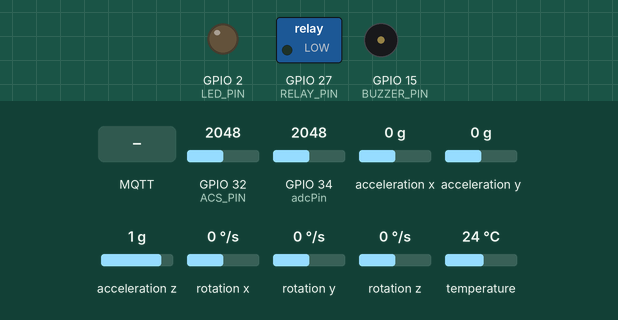
Bench run of a program on a simulated ESP32. Parts: switched loads named in the program (green lamp = pin HIGH), output pins drawn as LEDs (lit = HIGH), buzzer (waves = sounding, pin HIGH). Inputs (shaded band) come from the test bench; at power-on: GPIO 32 (ACS_PIN) = 2048, GPIO 34 (adcPin) = 2048, acceleration x 0 g, acceleration y 0 g, acceleration z 1 g, rotation x 0 °/s, rotation y 0 °/s, rotation z 0 °/s, temperature 24 °C (analog values on the 0–4095 scale). WiFi joins after 1.5 s; servers stay silent unless stated; no MQTT or app messages arrive unless stated; what the program prints to the serial monitor is not drawn.

Above: at 2.7 s.
2.8 s: MQTT message "OFF" arrives on the first subscribed topic
At 4.0 s:
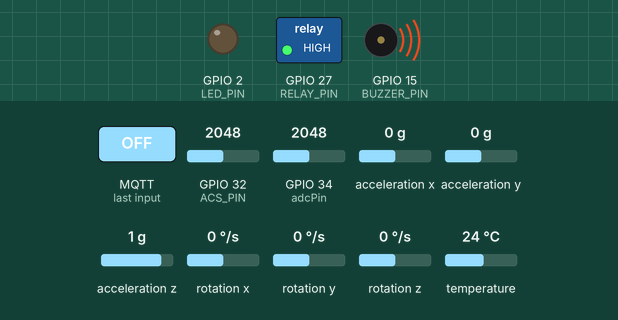
4.3 s: MQTT message "ON" arrives on the third subscribed topic
At 7.1 s:
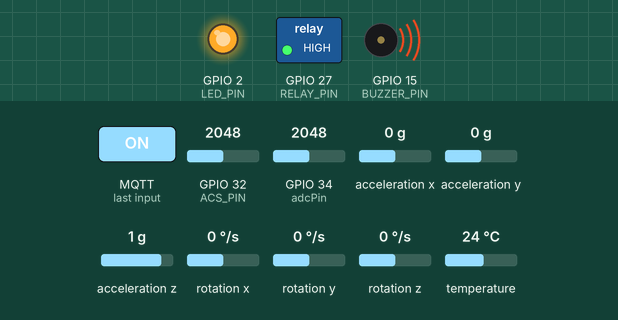
8.3 s: MQTT message "ON" arrives on the second subscribed topic
At 9.9 s:
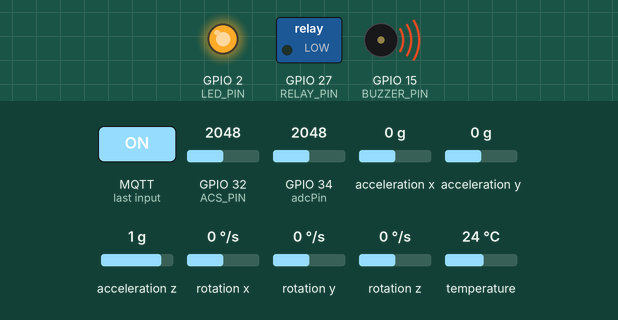
12.3 s: MQTT message "ON" arrives on the third subscribed topic
At 14.1 s:
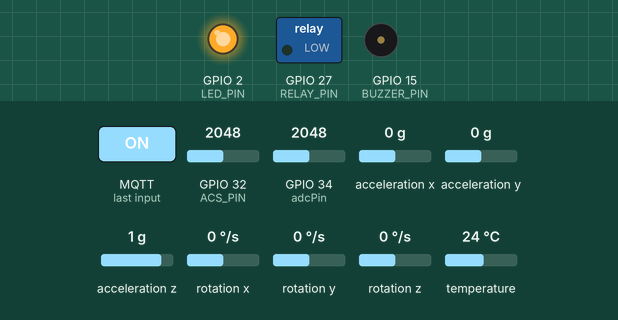
Timing chart, 0 to 16.3 s (numbered marks = the images above; inputs shaded):
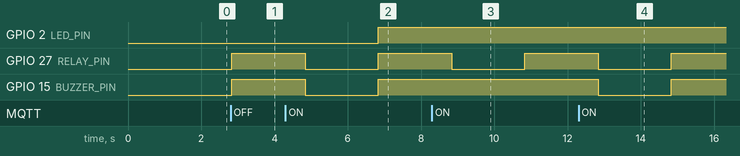

Measured:
- after the input at 2.8 s, GPIO 2 (LED_PIN): stays LOW (without the input it goes to HIGH after 0.03 s)
- after the input at 4.3 s, GPIO 2 (LED_PIN): LOW → HIGH after 2.5 s; GPIO 27 (RELAY_PIN), GPIO 15 (BUZZER_PIN): HIGH → LOW after 0.53 s, → HIGH 2.0 s later
- after the input at 8.3 s, GPIO 27 (RELAY_PIN): HIGH → LOW after 0.53 s, → HIGH 2.0 s later
- after the input at 12.3 s, GPIO 27 (RELAY_PIN), GPIO 15 (BUZZER_PIN): HIGH → LOW after 0.53 s, → HIGH 2.0 s later

The program:

main.cpp
```cpp
#include <WiFi.h>
#include <WiFiClientSecure.h>
#include <PubSubClient.h>

#include "ca_cert_emqx.h"
#include "Bi'smat/mqtt.h"
#include "Bi'smat/Wifi.h"

#include "mqtt_callback.h"
#include "sensors.h"
#include "alarm.h"
#include "sensors_config.h"

// ================= MQTT CLIENT =================
WiFiClientSecure espClient;
PubSubClient mqttClient(espClient);

// ================= MQTT CALLBACK WRAPPER =================
void mqtt_callback(char* topic, byte* payload, unsigned int len)
{
    String msg;
    for (int i = 0; i < len; i++) msg += (char)payload[i];

    mqtt_message_handler(topic, msg);
}

// ====================== MQTT RECONNECT ======================
void mqttReconnect() {
    while (!mqttClient.connected()) {
        Serial.println("MQTT reconnecting...");
        mqttClient.connect("ESP32_Client", EMQX::username, EMQX::password);
        delay(400);
    }

    mqttClient.subscribe("esp32/led/control");
    mqttClient.subscribe("esp32/relay/control");
    mqttClient.subscribe("esp32/reset/alarm");
}

// =========================== SETUP ===========================
void setup() {
    Serial.begin(115200);

    pinMode(LED_PIN, OUTPUT);
    pinMode(BUZZER_PIN, OUTPUT);
    pinMode(RELAY_PIN, OUTPUT);

    digitalWrite(LED_PIN, LOW);
    digitalWrite(BUZZER_PIN, LOW);
    digitalWrite(RELAY_PIN, LOW);

    analogReadResolution(12);

    // -------- WIFI --------
    WiFi.begin(WiFiSecrets::ssid, WiFiSecrets::pass);
    Serial.print("WiFi connecting");
    while (WiFi.status() != WL_CONNECTED) {
        Serial.print(".");
        delay(150);
    }
    Serial.println("\nWiFi Connected!");

    // -------- TLS --------
    espClient.setCACert(emqx_ca_cert);

    // -------- MQTT --------
    mqttClient.setServer(EMQX::broker, EMQX::port);
    mqttClient.setCallback(mqtt_callback);

    // -------- INIT SENSOR MODULE --------
    sensors_init();

    Serial.println("Setup completed!");
}

// ============================ LOOP ============================
void loop() {

    // -------- MQTT STATUS --------
    if (!mqttClient.connected()) mqttReconnect();
    mqttClient.loop();

    // -------- UPDATE MPU + BUFFER --------
    sensors_update();

    // ============ SEND DATA EVERY 2 SECONDS ============
    static unsigned long lastSend = 0;
    if (millis() - lastSend < 2000) return;
    lastSend = millis();

    // -------- READ SENSOR VALUES --------
    float tempC   = readTemperature();
    float current = readCurrent();
    float power   = current * 24.0;
    float Vin     = readVoltage();
    float rms     = readVibrationRMS();

    // -------- CHECK ALARMS --------
    bool alarmGlobal = checkAlarms(tempC, current, power, rms, Vin);

    // -------- APPLY ALARM LOGIC --------
    applyAlarmLogic(alarmGlobal);

    // ================= SERIAL DEBUG =================
    Serial.println("------------------------------");
    Serial.printf("Vin: %.2f V | I: %.3f A | P: %.2f W\n", Vin, current, power);
    Serial.printf("Temp: %.2f C | RMS(g): %.4f\n", tempC, rms);

    // ============== MQTT PUBLISH ==============
    mqttClient.publish("esp32/current",      String(current).c_str());
    mqttClient.publish("esp32/power",        String(power).c_str());
    mqttClient.publish("esp32/vin",          String(Vin).c_str());
    mqttClient.publish("esp32/temperature",  String(tempC).c_str());
    mqttClient.publish("esp32/vibration",    String(rms).c_str());

    mqttClient.publish("esp32/led/state",    digitalRead(LED_PIN) ? "1" : "0");
    mqttClient.publish("esp32/relay/state",  relayState ? "1" : "0");
}
```

Wifi.h
```cpp
#pragma once

namespace WiFiSecrets
{
    const char *ssid = "TP-LINK_E000";// Enter your Wi-Fi name
     const char *pass = "07869501"; // Enter Wi-Fi password

}
```

mqtt.h
```cpp
#pragma once

namespace EMQX
{
    const char *broker   = "nd022d10.ala.asia-southeast1.emqxsl.com";
    const int   port     = 8883;

    const char *username = "deskop_client";
    const char *password = "1";
}
```

alarm.h
```cpp
#pragma once

bool checkAlarms(float tempC, float current, float power, float rms, float Vin);
void applyAlarmLogic(bool alarmGlobal);
```

mqtt_callback.h
```cpp
#pragma once
#include <Arduino.h>
/******** ALARM *********/
const int LED_PIN = 2;
const int BUZZER_PIN = 15;
const int RELAY_PIN = 27;
void mqtt_message_handler(const char* topic, const String &msg);
```

sensors.h
```cpp
#pragma once

float readCurrent();
float readTemperature();
float readVoltage();
float readVibrationRMS();

void sensors_init();
void sensors_update();   // lấy mẫu MPU6050
```

alarm.cpp
```cpp
#include "alarm.h"
#include <Arduino.h>

extern bool alarmTemp;
extern bool alarmCurrent;
extern bool alarmPower;
extern bool alarmRMS;
extern bool alarmVin;
extern bool alarmLatched;

extern bool relayState;
extern bool buzzerState;
extern bool userLedOff;

extern const int LED_PIN;
extern const int RELAY_PIN;
extern const int BUZZER_PIN;

bool checkAlarms(float tempC, float current, float power, float rms, float Vin)
{
    if (!alarmLatched)
    {
        if (!isnan(tempC) && tempC > 30) alarmTemp = true;
        if (current > 2.0) alarmCurrent = true;
        if (power > 120) alarmPower = true;
        if (rms > 1.5) alarmRMS = true;
        if (Vin < 0 || Vin > 26) alarmVin = true;
    }

    return alarmTemp || alarmCurrent || alarmPower || alarmRMS || alarmVin;
}

void applyAlarmLogic(bool alarmGlobal)
{
    if (alarmGlobal)
    {
        alarmLatched = true;

        digitalWrite(RELAY_PIN, HIGH);
        digitalWrite(BUZZER_PIN, HIGH);

        relayState = false;
        buzzerState = true;
    }
    else
    {
        digitalWrite(RELAY_PIN, relayState ? LOW : HIGH);
        digitalWrite(BUZZER_PIN, buzzerState ? HIGH : LOW);
    }

    digitalWrite(LED_PIN, (alarmGlobal && !userLedOff) ? HIGH : LOW);
}
```

ca_cert_emqx.h
```cpp
#pragma once

const char* emqx_ca_cert =  R"~~~(
-----BEGIN CERTIFICATE-----
MIIDjjCCAnagAwIBAgIQAzrx5qcRqaC7KGSxHQn65TANBgkqhkiG9w0BAQsFADBh
MQswCQYDVQQGEwJVUzEVMBMGA1UEChMMRGlnaUNlcnQgSW5jMRkwFwYDVQQLExB3
d3cuZGlnaWNlcnQuY29tMSAwHgYDVQQDExdEaWdpQ2VydCBHbG9iYWwgUm9vdCBH
MjAeFw0xMzA4MDExMjAwMDBaFw0zODAxMTUxMjAwMDBaMGExCzAJBgNVBAYTAlVT
MRUwEwYDVQQKEwxEaWdpQ2VydCBJbmMxGTAXBgNVBAsTEHd3dy5kaWdpY2VydC5j
b20xIDAeBgNVBAMTF0RpZ2lDZXJ0IEdsb2JhbCBSb290IEcyMIIBIjANBgkqhkiG
9w0BAQEFAAOCAQ8AMIIBCgKCAQEAuzfNNNx7a8myaJCtSnX/RrohCgiN9RlUyfuI
2/Ou8jqJkTx65qsGGmvPrC3oXgkkRLpimn7Wo6h+4FR1IAWsULecYxpsMNzaHxmx
1x7e/dfgy5SDN67sH0NO3Xss0r0upS/kqbitOtSZpLYl6ZtrAGCSYP9PIUkY92eQ
q2EGnI/yuum06ZIya7XzV+hdG82MHauVBJVJ8zUtluNJbd134/tJS7SsVQepj5Wz
tCO7TG1F8PapspUwtP1MVYwnSlcUfIKdzXOS0xZKBgyMUNGPHgm+F6HmIcr9g+UQ
vIOlCsRnKPZzFBQ9RnbDhxSJITRNrw9FDKZJobq7nMWxM4MphQIDAQABo0IwQDAP
BgNVHRMBAf8EBTADAQH/MA4GA1UdDwEB/wQEAwIBhjAdBgNVHQ4EFgQUTiJUIBiV
5uNu5g/6+rkS7QYXjzkwDQYJKoZIhvcNAQELBQADggEBAGBnKJRvDkhj6zHd6mcY
1Yl9PMWLSn/pvtsrF9+wX3N3KjITOYFnQoQj8kVnNeyIv/iPsGEMNKSuIEyExtv4
NeF22d+mQrvHRAiGfzZ0JFrabA0UWTW98kndth/Jsw1HKj2ZL7tcu7XUIOGZX1NG
Fdtom/DzMNU+MeKNhJ7jitralj41E6Vf8PlwUHBHQRFXGU7Aj64GxJUTFy8bJZ91
8rGOmaFvE7FBcf6IKshPECBV1/MUReXgRPTqh5Uykw7+U0b6LJ3/iyK5S9kJRaTe
pLiaWN0bfVKfjllDiIGknibVb63dDcY3fe0Dkhvld1927jyNxF1WW6LZZm6zNTfl
MrY=
-----END CERTIFICATE-----
)~~~";
```

mqtt_callback.cpp
```cpp
#include "mqtt_callback.h"
#include <Arduino.h>

// Dùng biến global từ main:
extern bool userLedOff;
extern bool relayState;
extern bool buzzerState;
extern bool alarmLatched;

extern bool alarmTemp;
extern bool alarmCurrent;
extern bool alarmPower;
extern bool alarmRMS;
extern bool alarmVin;

extern const int LED_PIN;
extern const int RELAY_PIN;
extern const int BUZZER_PIN;

void mqtt_message_handler(const char* topic, const String &msg)
{
    // ========== LED CONTROL ==========
    if (strcmp(topic, "esp32/led/control") == 0)
    {
        if (msg == "OFF") {
            userLedOff = true;
            digitalWrite(LED_PIN, LOW);
        }
        return;
    }

    // ========== RELAY CONTROL ==========
    if (strcmp(topic, "esp32/relay/control") == 0)
    {
        if (msg == "ON") {
            relayState = true;
            digitalWrite(RELAY_PIN, LOW);
            alarmLatched = false;
        }
        else if (msg == "OFF") {
            relayState = false;
            digitalWrite(RELAY_PIN, HIGH);
        }
        return;
    }

    // ========== RESET ALARM ==========
    if (strcmp(topic, "esp32/reset/alarm") == 0)
    {
        if (msg == "ON")
        {
            alarmLatched = false;

            alarmTemp = false;
            alarmCurrent = false;
            alarmPower = false;
            alarmRMS = false;
            alarmVin = false;

            userLedOff = false;

            buzzerState = false;
            digitalWrite(BUZZER_PIN, LOW);

            relayState = true;
            digitalWrite(RELAY_PIN, LOW);
        }
        return;
    }
}
```

sensors.cpp
```cpp
#include "sensors.h"
#include <Arduino.h>
#include <Wire.h>
#include <DallasTemperature.h>
#include <MPU6050_light.h>

extern const int ACS_PIN;
extern const float ADC_VREF;
extern const int ADC_RES;
extern const float SENSITIVITY;
extern float offsetVoltage;

extern MPU6050 mpu;
extern DallasTemperature sensors;

extern float axBuf[], ayBuf[], azBuf[];
extern int bufIndex;
extern unsigned long lastSampleUs;
extern unsigned long sampleIntervalUs;
extern const int BUFFER_N;

void sensors_init()
{
    sensors.begin();
    mpu.begin();
    lastSampleUs = micros();
}

void sensors_update()
{
    unsigned long nowUs = micros();
    if (nowUs - lastSampleUs >= sampleIntervalUs)
    {
        lastSampleUs += sampleIntervalUs;
        mpu.update();

        axBuf[bufIndex] = mpu.getAccX();
        ayBuf[bufIndex] = mpu.getAccY();
        azBuf[bufIndex] = mpu.getAccZ();

        bufIndex = (bufIndex + 1) % BUFFER_N;
    }
}

float readTemperature()
{
    sensors.requestTemperatures();
    return sensors.getTempCByIndex(0);
}

float readVoltage()
{
    return analogRead(34) * (3.3 / 4095.0) * 11.0;
}

float readCurrent()
{
    const int N = 200;
    long sum = 0;

    for (int i = 0; i < N; i++)
    {
        sum += analogRead(ACS_PIN);
        delayMicroseconds(200);
    }

    float raw = sum / (float)N;
    float v = raw * (ADC_VREF / ADC_RES);
    float diff = v - offsetVoltage;

    float current = -(diff / SENSITIVITY);
    return (fabs(current) < 0.05) ? 0 : current;
}

float readVibrationRMS()
{
    double s = 0;
    for (int i = 0; i < BUFFER_N; i++)
    {
        float x = axBuf[i], y = ayBuf[i], z = azBuf[i];
        s += (x*x + y*y + z*z);
    }
    return sqrt(s / BUFFER_N);
}
```

sensors_config.h
```cpp
#pragma once
#include <DallasTemperature.h>
#include <MPU6050_light.h>

// ===== SENSOR HARDWARE =====
extern OneWire oneWire;
extern DallasTemperature sensors;
extern MPU6050 mpu;

// ===== ACS712 =====
extern const int ACS_PIN;
extern const float ADC_VREF;
extern const int ADC_RES;
extern const float SENSITIVITY;
extern float offsetVoltage;

// ===== VOLTAGE DIVIDER =====
extern const int adcPin;

// ===== MPU BUFFER =====
extern const int SAMPLE_RATE;
extern const int BUFFER_N;

extern float axBuf[];
extern float ayBuf[];
extern float azBuf[];

extern int bufIndex;
extern unsigned long lastSampleUs;
extern unsigned long sampleIntervalUs;

// ===== ALARM PINS =====
extern const int LED_PIN;
extern const int BUZZER_PIN;
extern const int RELAY_PIN;

// ===== FLAGS =====
extern bool alarmTemp;
extern bool alarmCurrent;
extern bool alarmPower;
extern bool alarmRMS;
extern bool alarmVin;
extern bool userLedOff;

extern bool relayState;
extern bool buzzerState;
extern bool alarmLatched;
```

sensors_config.cpp
```cpp
#include "sensors_config.h"

// ===== DS18B20 =====
OneWire oneWire(33);
DallasTemperature sensors(&oneWire);

// ===== MPU =====
MPU6050 mpu(Wire);

// ===== ADC / CURRENT =====
const int ACS_PIN = 32;
const float ADC_VREF = 3.3;
const int ADC_RES = 4095;
const float SENSITIVITY = 0.100;
float offsetVoltage = 2.5;

// ===== VOLTAGE DIVIDER =====
const int adcPin = 34;

// ===== MPU BUFFER =====
const int SAMPLE_RATE = 200;
const int BUFFER_N = 256;

float axBuf[BUFFER_N];
float ayBuf[BUFFER_N];
float azBuf[BUFFER_N];

int bufIndex = 0;
unsigned long lastSampleUs = 0;
unsigned long sampleIntervalUs = 1000000UL / SAMPLE_RATE;

// ===== ALARM PINS =====
const int LED_PIN = 2;
const int BUZZER_PIN = 15;
const int RELAY_PIN = 27;

// ===== FLAGS =====
bool alarmTemp = false;
bool alarmCurrent = false;
bool alarmPower = false;
bool alarmRMS = false;
bool alarmVin = false;
bool userLedOff = false;

bool relayState = true;
bool buzzerState = false;
bool alarmLatched = false;
```
